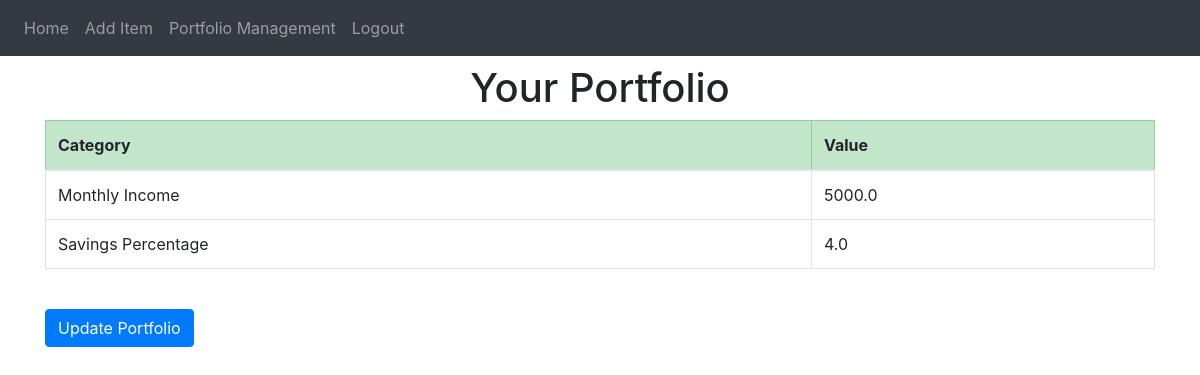
/portfolio (signed in), run on an earlier commit of the app's database.
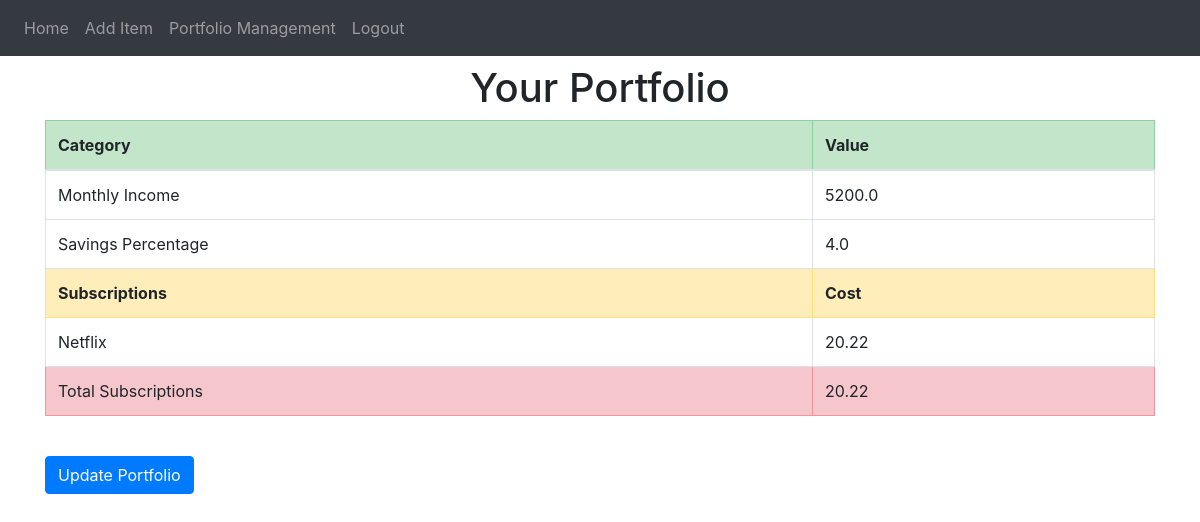
And on a later commit of the database.
### website/models.py (models this page shows)
class Transaction(db.Model):
    id = db.Column(db.Integer, primary_key=True)
    date = db.Column(db.String(10))
    category = db.Column(db.String(150))
    item = db.Column(db.String(150))
    price = db.Column(db.Float)
    user_id = db.Column(db.Integer, db.ForeignKey('user.id'))

### website/views.py (the view)
@views.route('/portfolio')
@login_required
def portfolio():
    query = db.session.query(Portfolio).filter_by(user_id=current_user.id).first()
    monthly_income = float(query.monthly_income)
    savings_percent = float(query.savings_percent)
    subscriptions = db.session.query(Transaction).\
        filter_by(user_id=current_user.id, category="Subscriptions")
    subscription_total = round(sum([x.price for x in subscriptions]), 2)
    return render_template('portfolio.html', user=current_user,
        monthly_income=round(monthly_income, 2),
        savings_percent=round(savings_percent, 2),
        subscription_total= subscription_total,
        subscriptions=subscriptions)

### website/__init__.py (called while the page is built)
def create_app():
    app = Flask(__name__)
    app.config['SECRET_KEY'] = "thisismysecretkey"
    app.config['SQLALCHEMY_DATABASE_URI'] = f'sqlite:///{DB_NAME}'
    app.config['SQLALCHEMY_TRACK_MODIFICATIONS'] = False
    db.init_app(app)
    from .views import views
    from .auth import auth
    app.register_blueprint(views, url_prefix='/')
    app.register_blueprint(auth, url_prefix='/')
    from .models import User, Transaction, Portfolio
    create_database(app)
    login_manager = LoginManager()
    login_manager.login_view = 'auth.login'
    login_manager.init_app(app)
    @login_manager.user_loader
    def load_user(id):
        return User.query.get(int(id))
    return app

### website/templates/portfolio.html (shortened to what this page needs)
{% extends "base.html" %}
{% block content %}
    <h1 class="text-center">Your Portfolio</h1>
    <table class="table table-bordered">
        <thead>
            <tr class="table-success">
                <th scope="col">Category</th>
                <th scope="col">Value</th>
            </tr>
        </thead>
        <tbody>
            <tr>
                <td>Monthly Income</td>
                <td>{{ monthly_income }}</td>
            </tr>
            <tr>
                <td>Savings Percentage</td>
                <td>{{ savings_percent }}</td>
            </tr>
            {% if subscription_total != 0%}
                <tr class="table-warning">
                    <th scope="col">Subscriptions</th>
                    <th scope="col">Cost</th>
                </tr>
                {% for subs in subscriptions %}
                    <tr>
                        <td>{{ subs.item }}</td>
                        <td>{{ subs.price }}</td>
                    </tr>
                {% endfor %}
                <tr class="table-danger">
                    <td>Total Subscriptions</td>
                    <td>{{ subscription_total }}</td>
                </tr>
            {% endif %}
        </tbody>
    </table>
    <br />
    <a href="/portfolio/update" type="update" class="btn btn-primary">Update Portfolio</a>
{% endblock %}

### website/templates/base.html (shortened to what this page needs)
 <!DOCTYPE html>
 <html lang="en">
 <head>
     <link
      rel="stylesheet"
      href="https://stackpath.bootstrapcdn.com/bootstrap/4.4.1/css/bootstrap.min.css"
    />
    <link
      rel="stylesheet"
      href="https://stackpath.bootstrapcdn.com/font-awesome/4.7.0/css/font-awesome.min.css"
    />
 </head>
 <body>
    <nav class="navbar navbar-expand-lg navbar-dark bg-dark">
        <div class="collapse navbar-collapse" id="navbar">
            <div class="navbar-nav">
                {% if user.is_authenticated %}
                    <a class="nav-item nav-link" id="home" href="/">Home</a>
                    <a class="nav-item nav-link" id="add" href="/add">Add Item</a>
                    <a class="nav-item nav-link" id="portfolio" href="/portfolio">Portfolio Management</a>
                    <a class="nav-item nav-link" id="logout" href="/logout">Logout</a>
                {% else %}
                    <a class="nav-item nav-link" id="register" href="/register">Register</a>
                    <a class="nav-item nav-link" id="login" href="/login">Login</a>
                {% endif %}
            </div>
        </div>
    </nav>
    <div class="container py-2">
        {% block content %}{% endblock %}
    </div>
 </body>
 </html>

What changed in the data, as far as the page shows it:
added Transaction: item "Netflix", price "20.22"
Also different on the page:
{{ monthly_income }}: "5000.0" → "5200.0"
{{ subscription_total }}: (not shown) → "20.22"
text now shown: "Subscriptions Cost Total Subscriptions"
